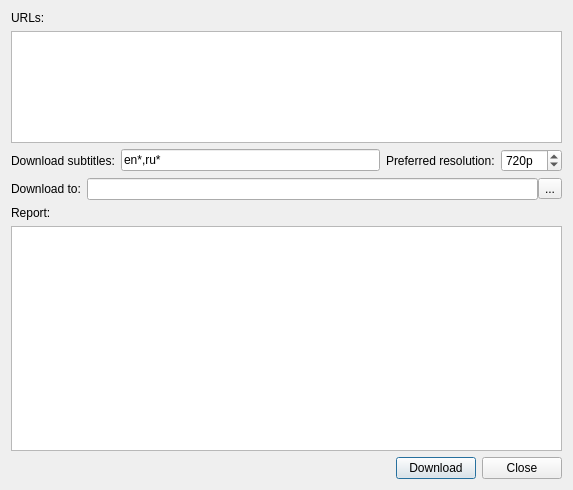
<?xml version="1.0" encoding="UTF-8"?>
<ui version="4.0">
 <class>VideoDownloadDialog</class>
 <widget class="QDialog" name="VideoDownloadDialog">
  <property name="geometry">
   <rect>
    <x>0</x>
    <y>0</y>
    <width>573</width>
    <height>490</height>
   </rect>
  </property>
  <property name="windowTitle">
   <string>Dialog</string>
  </property>
  <layout class="QVBoxLayout" name="verticalLayout">
   <item>
    <widget class="QLabel" name="label">
     <property name="text">
      <string>URLs:</string>
     </property>
    </widget>
   </item>
   <item>
    <widget class="QPlainTextEdit" name="edtURLs">
     <property name="sizePolicy">
      <sizepolicy hsizetype="Expanding" vsizetype="Expanding">
       <horstretch>0</horstretch>
       <verstretch>1</verstretch>
      </sizepolicy>
     </property>
    </widget>
   </item>
   <item>
    <layout class="QHBoxLayout" name="horizontalLayout">
     <item>
      <widget class="QLabel" name="label_3">
       <property name="text">
        <string>Download subtitles:</string>
       </property>
      </widget>
     </item>
     <item>
      <widget class="QLineEdit" name="edtSubtitles">
       <property name="toolTip">
        <string>&lt;html&gt;&lt;head/&gt;&lt;body&gt;&lt;p&gt;Comma-separated list of languages (for full list search &amp;quot;ISO 639-1&amp;quot;):&lt;/p&gt;&lt;ul style=&quot;margin-top: 0px; margin-bottom: 0px; margin-left: 0px; margin-right: 0px; -qt-list-indent: 1;&quot;&gt;&lt;li style=&quot; margin-top:12px; margin-bottom:0px; margin-left:0px; margin-right:0px; -qt-block-indent:0; text-indent:0px;&quot;&gt;&lt;span style=&quot; font-weight:700;&quot;&gt;en&lt;/span&gt; (english)&lt;/li&gt;&lt;li style=&quot; margin-top:0px; margin-bottom:0px; margin-left:0px; margin-right:0px; -qt-block-indent:0; text-indent:0px;&quot;&gt;&lt;span style=&quot; font-weight:700;&quot;&gt;ru&lt;/span&gt; (russian)&lt;/li&gt;&lt;li style=&quot; margin-top:0px; margin-bottom:0px; margin-left:0px; margin-right:0px; -qt-block-indent:0; text-indent:0px;&quot;&gt;&lt;span style=&quot; font-weight:700;&quot;&gt;es&lt;/span&gt; (spanish)&lt;/li&gt;&lt;li style=&quot; margin-top:0px; margin-bottom:0px; margin-left:0px; margin-right:0px; -qt-block-indent:0; text-indent:0px;&quot;&gt;&lt;span style=&quot; font-weight:700;&quot;&gt;it&lt;/span&gt; (italian)&lt;/li&gt;&lt;li style=&quot; margin-top:0px; margin-bottom:0px; margin-left:0px; margin-right:0px; -qt-block-indent:0; text-indent:0px;&quot;&gt;&lt;span style=&quot; font-weight:700;&quot;&gt;zh&lt;/span&gt; (chinese)&lt;/li&gt;&lt;li style=&quot; margin-top:0px; margin-bottom:12px; margin-left:0px; margin-right:0px; -qt-block-indent:0; text-indent:0px;&quot;&gt;etc...&lt;/li&gt;&lt;/ul&gt;&lt;p&gt;The asterisk symbol (.*) sets the regex-pattern e. g. &amp;quot;&lt;span style=&quot; font-weight:700;&quot;&gt;en.*&lt;/span&gt;&amp;quot; = &amp;quot;&lt;span style=&quot; font-weight:700;&quot;&gt;en-US, en-GB&lt;/span&gt;&amp;quot; &lt;/p&gt;&lt;/body&gt;&lt;/html&gt;</string>
       </property>
       <property name="text">
        <string>en*,ru*</string>
       </property>
       <property name="placeholderText">
        <string/>
       </property>
       <property name="clearButtonEnabled">
        <bool>false</bool>
       </property>
      </widget>
     </item>
     <item>
      <widget class="QLabel" name="label_4">
       <property name="text">
        <string>Preferred resolution:</string>
       </property>
      </widget>
     </item>
     <item>
      <widget class="QSpinBox" name="edtResolution">
       <property name="toolTip">
        <string>Download the best video available with the largest height but no better than specified resolution, or the best video with the smallest resolution if there is no video under than specified</string>
       </property>
       <property name="suffix">
        <string>p</string>
       </property>
       <property name="maximum">
        <number>9999</number>
       </property>
       <property name="value">
        <number>720</number>
       </property>
      </widget>
     </item>
    </layout>
   </item>
   <item>
    <layout class="QHBoxLayout" name="horizontalLayout_3">
     <property name="spacing">
      <number>6</number>
     </property>
     <item>
      <widget class="QLabel" name="label_5">
       <property name="text">
        <string>Download to:</string>
       </property>
      </widget>
     </item>
     <item>
      <layout class="QHBoxLayout" name="horizontalLayout_4">
       <property name="spacing">
        <number>0</number>
       </property>
       <item>
        <widget class="QLineEdit" name="edtDir"/>
       </item>
       <item>
        <widget class="QToolButton" name="btnSelectDir">
         <property name="text">
          <string>...</string>
         </property>
        </widget>
       </item>
      </layout>
     </item>
    </layout>
   </item>
   <item>
    <widget class="QLabel" name="label_2">
     <property name="text">
      <string>Report:</string>
     </property>
    </widget>
   </item>
   <item>
    <widget class="QPlainTextEdit" name="edtReport">
     <property name="sizePolicy">
      <sizepolicy hsizetype="Expanding" vsizetype="Expanding">
       <horstretch>0</horstretch>
       <verstretch>2</verstretch>
      </sizepolicy>
     </property>
     <property name="centerOnScroll">
      <bool>false</bool>
     </property>
    </widget>
   </item>
   <item>
    <layout class="QHBoxLayout" name="horizontalLayout_2">
     <item>
      <spacer name="horizontalSpacer">
       <property name="orientation">
        <enum>Qt::Horizontal</enum>
       </property>
       <property name="sizeHint" stdset="0">
        <size>
         <width>40</width>
         <height>20</height>
        </size>
       </property>
      </spacer>
     </item>
     <item>
      <widget class="QPushButton" name="btnDownload">
       <property name="text">
        <string>Download</string>
       </property>
      </widget>
     </item>
     <item>
      <widget class="QPushButton" name="btnCancel">
       <property name="text">
        <string>Close</string>
       </property>
      </widget>
     </item>
    </layout>
   </item>
  </layout>
 </widget>
 <resources/>
 <connections/>
</ui>
